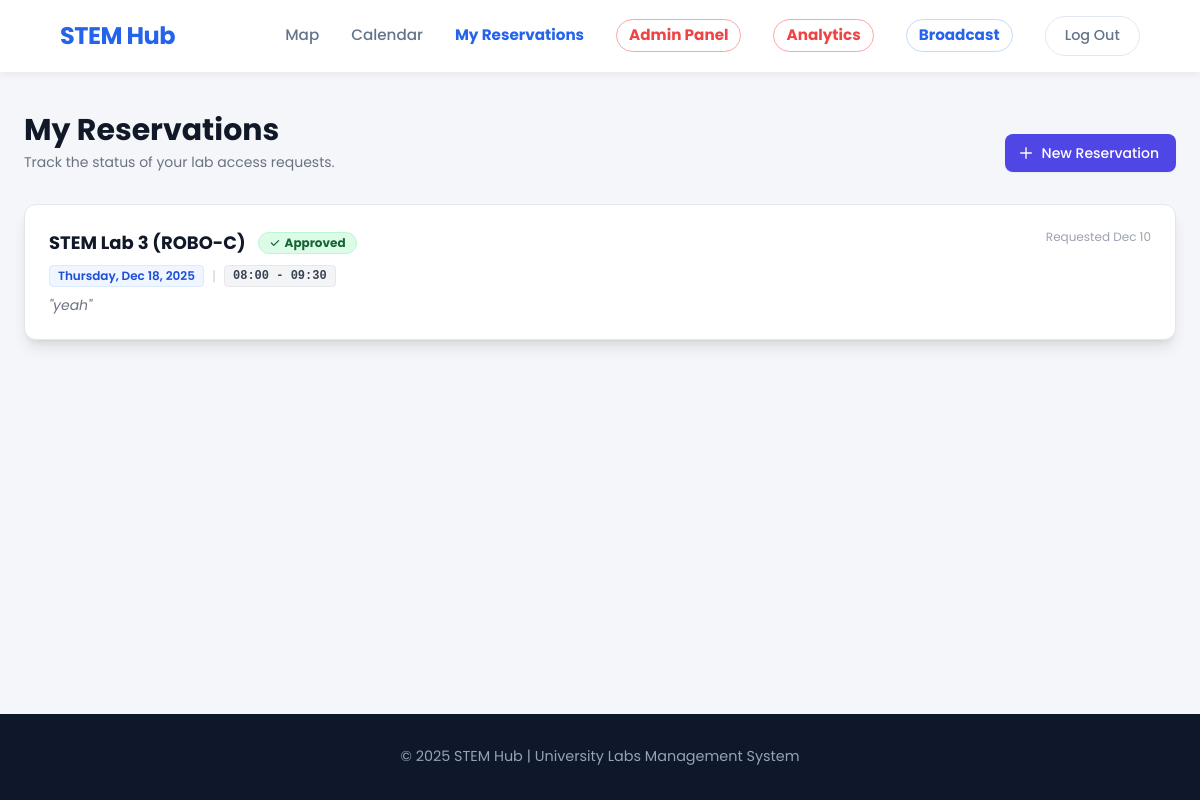
Screenshot of /reservations/my-reservations/ (signed in) with the database file from the repository.
### reservations/models.py (models this page shows, shortened)
class Reservation(models.Model):
    STATUS_CHOICES = [
        ('PENDING', 'Pending Approval'),
        ('CONFIRMED', 'Confirmed'),
        ('REJECTED', 'Rejected'),
    ]
    user = models.ForeignKey(User, on_delete=models.CASCADE)
    lab = models.ForeignKey(Lab, on_delete=models.CASCADE)
    equipment = models.ManyToManyField(
        Equipment,
        blank=True,
        related_name='reservations',
        through='ReservationEquipment'
    )
    date = models.DateField()
    start_time = models.TimeField()
    end_time = models.TimeField()
    purpose = models.TextField(help_text="Reason for booking (e.g., Thesis Research, Class Project)")
    rejection_reason = models.TextField(blank=True, null=True, help_text="Reason why the admin rejected this request")
    status = models.CharField(max_length=10, choices=STATUS_CHOICES, default='PENDING')
    created_at = models.DateTimeField(auto_now_add=True)

### labs/models.py (models this page shows, shortened)
class Lab(models.Model):
    name = models.CharField(max_length=200)
    slug = models.SlugField(unique=True)
    capacity = models.PositiveIntegerField()
    description = models.TextField()
    map_svg_id = models.CharField(max_length=50, unique=True, help_text="Matches ID in Figma SVG")
    is_active = models.BooleanField(default=True)
    safety_guidelines = models.TextField()

### reservations/views.py (the view)
# urls.py: path('my-reservations/', views.my_reservations, name='my_reservations'),
@login_required
def my_reservations(request):
    reservations = Reservation.objects.filter(user=request.user).order_by('-date', '-start_time')
    return render(request, 'reservations/my_reservations.html', {'reservations': reservations})

### notifications/context_processors.py (called while the page is built)
def user_notifications(request):
    if request.user.is_authenticated:
        notifs = Notification.objects.filter(recipient=request.user, is_read=False)
        return {
            'notifications_list': notifs,
            'unread_count': notifs.count()
        }
    return {}

### CORE/templates/reservations/my_reservations.html (shortened to what this page needs)
{% load static %}
<!DOCTYPE html>
<html lang="en">
<head>
    <script src="https://cdn.tailwindcss.com"></script>
</head>
<body>
    <header>
        <div class="header-content">
            <h1><a href="/">STEM Hub</a></h1>
            <nav>
                <a href="{% url 'labs:index' %}">Map</a>
                <a href="{% url 'reservations:timetable' %}">Calendar</a>
                <a href="{% url 'reservations:my_reservations' %}" style="color: #2563eb; font-weight: bold;">My Reservations</a>
                {% if user.is_staff %}
                    <a href="{% url 'reservations:dashboard' %}" style="color: #ef4444; font-weight: bold; border: 1px solid #fca5a5; padding: 0.25rem 0.75rem; border-radius: 9999px;">Admin Panel</a>
                    <a href="/analytics/dashboard/" style="color: #ef4444; font-weight: bold; border: 1px solid #fca5a5; padding: 0.25rem 0.75rem; border-radius: 9999px;">Analytics</a>
                    <a href="{% url 'notifications:create_announcement' %}" style="color: #2563eb; font-weight: bold; border: 1px solid #bfdbfe; padding: 0.25rem 0.75rem; border-radius: 9999px;">Broadcast</a>
                {% endif %}
                <a href="{% url 'logout' %}" class="logout-btn">Log Out</a>
            </nav>
        </div>
    </header>
    <main class="standard-container w-full py-10">
        <div class="flex flex-col sm:flex-row justify-between items-start sm:items-end mb-8 gap-4">
            <div>
                <h1 class="text-3xl font-bold text-gray-900">My Reservations</h1>
                <p class="mt-1 text-sm text-gray-500">Track the status of your lab access requests.</p>
            </div>
            <a href="{% url 'labs:index' %}" class="inline-flex items-center px-4 py-2 border border-transparent text-sm font-medium rounded-lg text-white bg-indigo-600 hover:bg-indigo-700 shadow-sm transition">
                <svg class="mr-2 -ml-1 h-4 w-4" fill="none" stroke="currentColor" viewBox="0 0 24 24"><path stroke-linecap="round" stroke-linejoin="round" stroke-width="2" d="M12 4v16m8-8H4"></path></svg>
                New Reservation
            </a>
        </div>
        <div class="bg-white shadow-lg overflow-hidden rounded-xl border border-gray-200">
            {% if reservations %}
            <ul class="divide-y divide-gray-100">
                {% for res in reservations %}
                <li class="p-6 hover:bg-gray-50 transition duration-150">
                    <div class="flex flex-col md:flex-row justify-between md:items-start gap-4">
                        <div class="flex-grow">
                            <div class="flex items-center gap-3 mb-2 flex-wrap">
                                <h3 class="text-lg font-bold text-gray-900">{{ res.lab.name }}</h3>
                                {% if res.status == 'CONFIRMED' %}
                                    <span class="inline-flex items-center px-2.5 py-0.5 rounded-full text-xs font-bold bg-green-100 text-green-800 border border-green-200">
                                        <svg class="w-3 h-3 mr-1" fill="currentColor" viewBox="0 0 20 20"><path fill-rule="evenodd" d="M16.707 5.293a1 1 0 010 1.414l-8 8a1 1 0 01-1.414 0l-4-4a1 1 0 011.414-1.414L8 12.586l7.293-7.293a1 1 0 011.414 0z" clip-rule="evenodd"></path></svg>
                                        Approved
                                    </span>
                                {% endif %}
                            </div>
                            <div class="text-sm text-gray-600 flex items-center gap-2 mb-2">
                                <span class="bg-blue-50 text-blue-700 px-2 py-0.5 rounded text-xs font-semibold border border-blue-100">
                                    {{ res.date|date:"l, M d, Y" }}
                                </span>
                                <span class="text-gray-300">|</span>
                                <span class="bg-gray-100 text-gray-700 px-2 py-0.5 rounded text-xs font-semibold border border-gray-200 font-mono">
                                    {{ res.start_time|time:"H:i" }} - {{ res.end_time|time:"H:i" }}
                                </span>
                            </div>
                            <p class="text-sm text-gray-500 italic">"{{ res.purpose }}"</p>
                        </div>
                        <div class="text-xs text-gray-400 whitespace-nowrap mt-2 md:mt-0">
                            Requested {{ res.created_at|date:"M d" }}
                        </div>
                    </div>
                </li>
                {% endfor %}
            </ul>
            {% endif %}
        </div>
    </main>
    <footer>
        <p>© 2025 STEM Hub | University Labs Management System</p>
    </footer>
</body>
</html>

### CORE/templates/reservations/my_reservations.html (style rules this page uses)
* { margin: 0; padding: 0; box-sizing: border-box; font-family: 'Poppins', sans-serif; }
body { background: #f4f6f9; color: #1f2937; overflow-x: hidden; display: flex; flex-direction: column; min-height: 100vh; }
a { text-decoration: none; color: inherit; }
ul { list-style: none; }
.standard-container { max-width: 80rem; margin-left: auto; margin-right: auto; padding-left: 1.5rem; padding-right: 1.5rem; }
header { background: rgba(255, 255, 255, 0.95); color: #1e293b; padding: 1rem 5%; display: flex; justify-content: space-between; align-items: center; box-shadow: 0 4px 6px -1px rgba(0, 0, 0, 0.05); position: sticky; top: 0; z-index: 1000; backdrop-filter: blur(10px); }
header .header-content { display: flex; justify-content: space-between; align-items: center; width: 100%; max-width: 80rem; margin-left: auto; margin-right: auto; }
header h1 { font-size: 1.5rem; font-weight: 700; color: #2563eb; letter-spacing: -0.5px; }
nav { display: flex; gap: 2rem; align-items: center; }
nav a { font-weight: 500; font-size: 0.95rem; color: #64748b; transition: color 0.3s; white-space: nowrap; }
.logout-btn { padding: 0.5rem 1.2rem; border: 1px solid #e2e8f0; border-radius: 2rem; font-size: 0.9rem; transition: all 0.3s; white-space: nowrap; }
footer { background: #0f172a; color: #94a3b8; text-align: center; padding: 2rem; font-size: 0.9rem; margin-top: auto; }

### rows the page displays
Reservation: lab.name "STEM Lab 3 (ROBO-C)", status "CONFIRMED" (drawn), date "Thursday, Dec 18, 2025", start_time "08:00", end_time "09:30", purpose "yeah", created_at "Dec 10"
